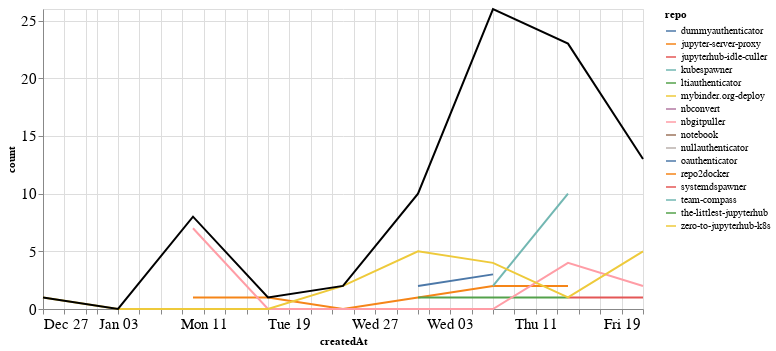

Notebook code cell kept with this figure:
### Markdown cell above
### Comments

### Code cell
comments_time = comments.groupby('repo').resample('W', on='createdAt').count()['author'].reset_index()
comments_time = comments_time.rename(columns={'author': 'count'})
comments_time_total = comments_time.groupby('createdAt').agg({"count": "sum"}).reset_index()
ch1 = alt.Chart(comments_time, width=600).mark_line().encode(
    x='createdAt',
    y='count',
    color='repo',
    tooltip="repo"
)

ch2 = alt.Chart(comments_time_total, width=600).mark_line(color="black").encode(
    x='createdAt',
    y='count',
)

ch1 + ch2

### Figure 1 — Vega-Lite specification as saved in the notebook (floating-point values rounded to 4 significant figures)
{"config": {"axisLeft": {"labelFontSize": 15}, "axisBottom": {"labelFontSize": 15}}, "layer": [{"data": {"name": "data-5c47068c17f86e97663e6809387d4a1c"}, "mark": "line", "encoding": {"color": {"type": "nominal", "field": "repo"}, "tooltip": {"type": "nominal", "field": "repo"}, "x": {"type": "temporal", "field": "createdAt"}, "y": {"type": "quantitative", "field": "count"}}, "width": 600}, {"data": {"name": "data-b3c11a772ae035bf031165b383be1b29"}, "mark": {"type": "line", "color": "black"}, "encoding": {"x": {"type": "temporal", "field": "createdAt"}, "y": {"type": "quantitative", "field": "count"}}, "width": 600}], "$schema": "https://vega.github.io/schema/vega-lite/v4.8.1.json", "datasets": {"data-5c47068c17f86e97663e6809387d4a1c": [{"repo": "dummyauthenticator", "createdAt": "2021-02-14T00:00:00", "count": 1}, {"repo": "jupyter-server-proxy", "createdAt": "2021-01-10T00:00:00", "count": 1}, {"repo": "jupyter-server-proxy", "createdAt": "2021-01-17T00:00:00", "count": 1}, {"repo": "jupyter-server-proxy", "createdAt": "2021-01-24T00:00:00", "count": 0}, {"repo": "jupyter-server-proxy", "createdAt": "2021-01-31T00:00:00", "count": 1}, {"repo": "jupyter-server-proxy", "createdAt": "2021-02-07T00:00:00", "count": 2}, {"repo": "jupyter-server-proxy", "createdAt": "2021-02-14T00:00:00", "count": 2}, {"repo": "jupyterhub-idle-culler", "createdAt": "2021-01-31T00:00:00", "count": 1}, {"repo": "kubespawner", "createdAt": "2021-02-21T00:00:00", "count": 4}, {"repo": "ltiauthenticator", "createdAt": "2021-01-31T00:00:00", "count": 1}, {"repo": "ltiauthenticator", "createdAt": "2021-02-07T00:00:00", "count": 1}, {"repo": "ltiauthenticator", "createdAt": "2021-02-14T00:00:00", "count": 1}, {"repo": "mybinder.org-deploy", "createdAt": "2021-02-14T00:00:00", "count": 1}, {"repo": "nbconvert", "createdAt": "2021-02-07T00:00:00", "count": 12}, {"repo": "nbgitpuller", "createdAt": "2021-01-10T00:00:00", "count": 7}, {"repo": "nbgitpuller", "createdAt": "2021-01-17T00:00:00", "count": 0}, {"repo": "nbgitpuller", "createdAt": "2021-01-24T00:00:00", "count": 0}, {"repo": "nbgitpuller", "createdAt": "2021-01-31T00:00:00", "count": 0}, {"repo": "nbgitpuller", "createdAt": "2021-02-07T00:00:00", "count": 0}, {"repo": "nbgitpuller", "createdAt": "2021-02-14T00:00:00", "count": 4}, {"repo": "nbgitpuller", "createdAt": "2021-02-21T00:00:00", "count": 2}, {"repo": "notebook", "createdAt": "2021-02-07T00:00:00", "count": 2}, {"repo": "nullauthenticator", "createdAt": "2021-02-14T00:00:00", "count": 1}, {"repo": "oauthenticator", "createdAt": "2021-01-31T00:00:00", "count": 2}, {"repo": "oauthenticator", "createdAt": "2021-02-07T00:00:00", "count": 3}, {"repo": "repo2docker", "createdAt": "2021-02-21T00:00:00", "count": 1}, {"repo": "systemdspawner", "createdAt": "2021-02-14T00:00:00", "count": 1}, {"repo": "systemdspawner", "createdAt": "2021-02-21T00:00:00", "count": 1}, {"repo": "team-compass", "createdAt": "2021-02-07T00:00:00", "count": 2}, {"repo": "team-compass", "createdAt": "2021-02-14T00:00:00", "count": 10}, {"repo": "the-littlest-jupyterhub", "createdAt": "2021-02-14T00:00:00", "count": 1}, {"repo": "zero-to-jupyterhub-k8s", "createdAt": "2020-12-27T00:00:00", "count": 1}, {"repo": "zero-to-jupyterhub-k8s", "createdAt": "2021-01-03T00:00:00", "count": 0}, {"repo": "zero-to-jupyterhub-k8s", "createdAt": "2021-01-10T00:00:00", "count": 0}, {"repo": "zero-to-jupyterhub-k8s", "createdAt": "2021-01-17T00:00:00", "count": 0}, {"repo": "zero-to-jupyterhub-k8s", "createdAt": "2021-01-24T00:00:00", "count": 2}, {"repo": "zero-to-jupyterhub-k8s", "createdAt": "2021-01-31T00:00:00", "count": 5}, {"repo": "zero-to-jupyterhub-k8s", "createdAt": "2021-02-07T00:00:00", "count": 4}, {"repo": "zero-to-jupyterhub-k8s", "createdAt": "2021-02-14T00:00:00", "count": 1}, {"repo": "zero-to-jupyterhub-k8s", "createdAt": "2021-02-21T00:00:00", "count": 5}], "data-b3c11a772ae035bf031165b383be1b29": [{"createdAt": "2020-12-27T00:00:00", "count": 1}, {"createdAt": "2021-01-03T00:00:00", "count": 0}, {"createdAt": "2021-01-10T00:00:00", "count": 8}, {"createdAt": "2021-01-17T00:00:00", "count": 1}, {"createdAt": "2021-01-24T00:00:00", "count": 2}, {"createdAt": "2021-01-31T00:00:00", "count": 10}, {"createdAt": "2021-02-07T00:00:00", "count": 26}, {"createdAt": "2021-02-14T00:00:00", "count": 23}, {"createdAt": "2021-02-21T00:00:00", "count": 13}]}}
